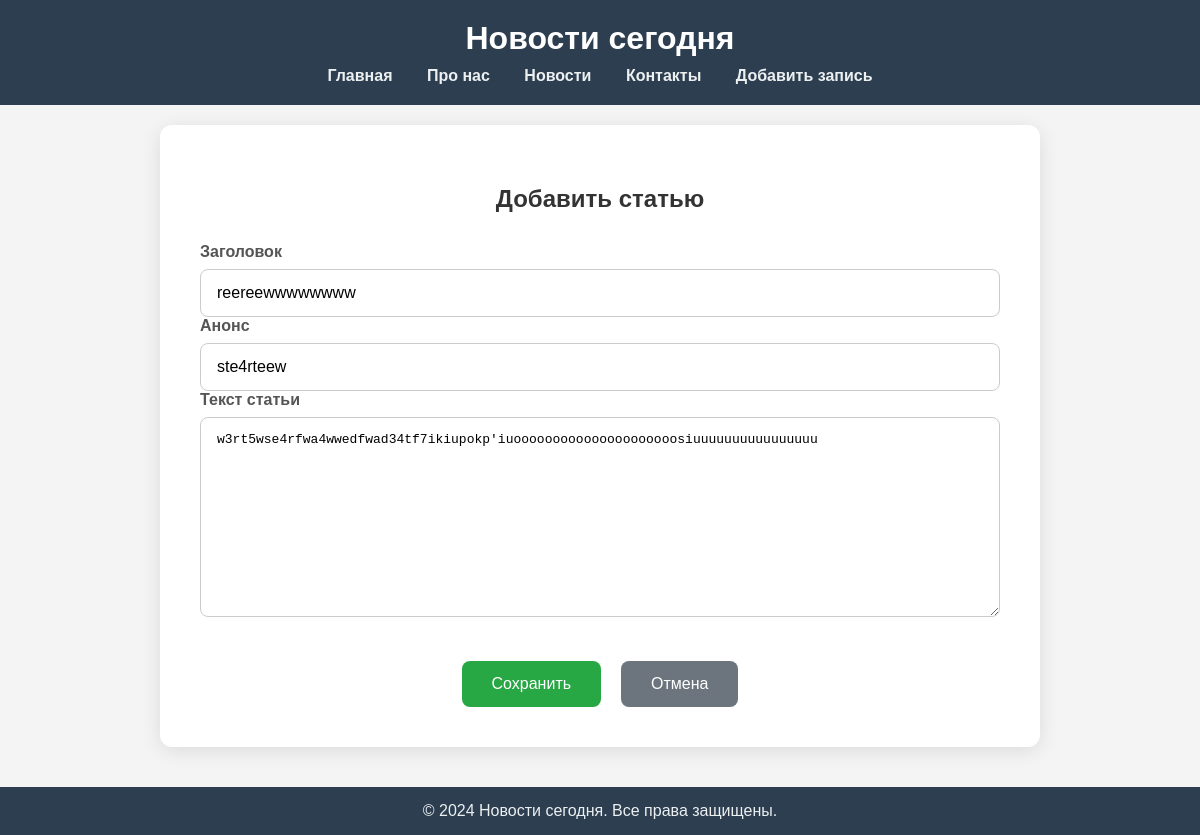
The page /news/4/update on the database as committed earlier.
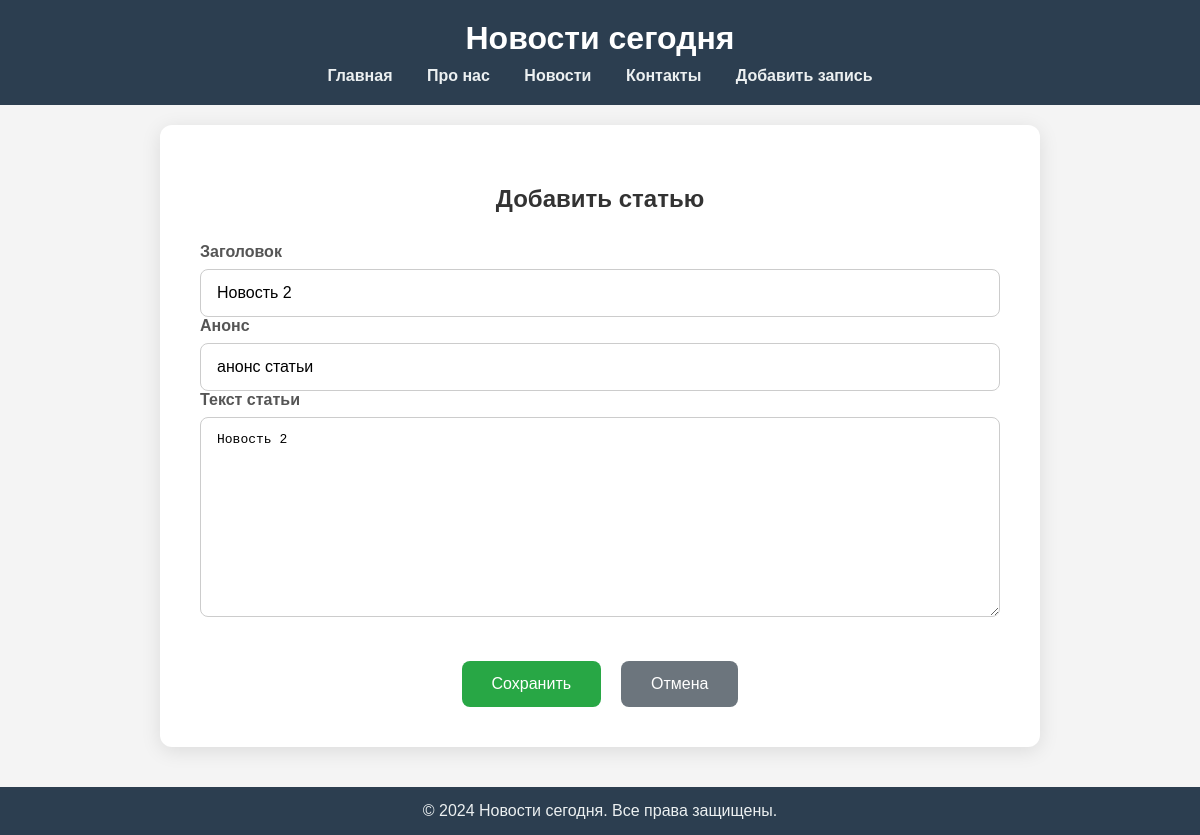
The same page on the database as committed later.
### news/models.py (models this page shows, shortened)
class Articles(models.Model):
    title = models.CharField('Название', max_length=50)
    anons = models.CharField('Анонс', max_length=250)
    full_text = models.TextField('Статья')
    image = models.ImageField(upload_to='img/', blank=True)
    date = models.DateTimeField('Дата публикации', auto_now_add=True)
    class Meta:
        verbose_name = 'Новость'
        verbose_name_plural = 'Новости'

### news/views.py (the view)
# urls.py: path('<int:pk>/update', views.NewsUpdateView.as_view(), name='news-update'),
class NewsUpdateView(UpdateView):
    model = Articles
    template_name = 'news/create.html'
    form_class = ArticlesForm

### news/forms.py
class ArticlesForm(ModelForm):
    class Meta:
        model = Articles
        fields = ['title', 'anons', 'full_text']
        widgets = {
            'title': TextInput(attrs={
                'class': 'from-control',
                'placeholder': 'Название статьи'}),
            'anons': TextInput(attrs={
                'class': 'from-control',
                'placeholder': 'Анонс статьи'}),
            'full_text': Textarea(attrs={
                'class': 'from-control',
                'placeholder': 'Текст статьи'}),
        }

### news/templates/news/create.html (shortened to what this page needs)
{% extends "main/base.html" %}
{% block content %}
</head>
<body>
<div class="form-wrapper">
  <h2>Добавить статью</h2>
  <form  method="POST">
    <label for="title">Заголовок</label>
    {{form.title}}
    <label for="title">Анонс</label>
    {{form.anons}}
    <label for="content">Текст статьи</label>
    {{form.full_text}}
    <div class="buttons">
      <button type="submit" class="btn-primary">Сохранить</button>
      <button type="button" class="btn-secondary" onclick="window.history.back()">Отмена</button>
    </div>
  </form>
</div>
{% endblock %}

Rows that differ between the two databases and show on the page:
changed Articles: title "reereewwwwwwww" → "Новость 2"; anons "ste4rteew" → "анонс статьи"; full_text "w3rt5wse4rfwa4wwedfwad34tf7ikiupokp'iuooooooooooooooooooooosiuuuuuuuuuuuuuuuu" → "Новость 2"
